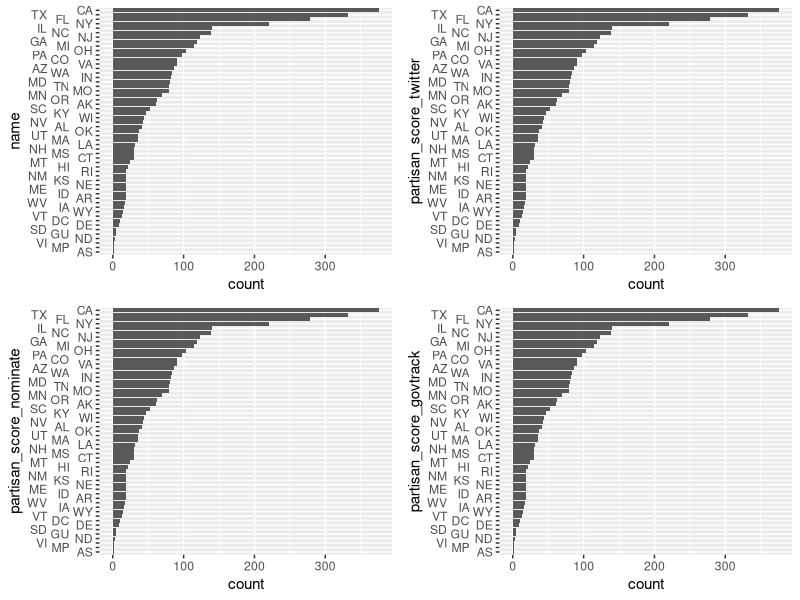
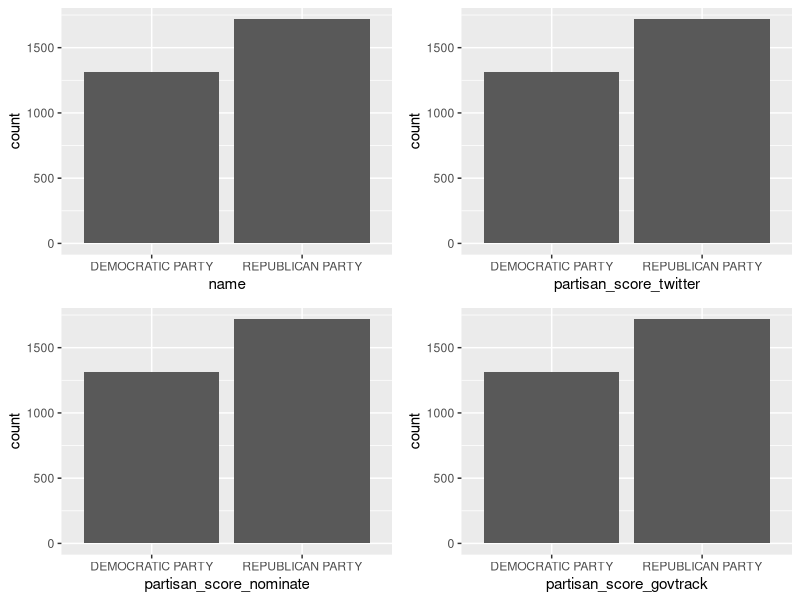

Reproduce these figures in R, in order. (Note: this script raises an error after producing the figures.)
## ---- chunk 1
library(tidyverse)
library(kableExtra)
library(cowplot)
## ---- chunk 2
candidates <- read_csv('data/candidates_partisanship.csv')
## ---- chunk 3
state_bar_plot <- function (data, filter_column) {
  data %>%
    mutate(dupe = duplicated(name)) %>%
    filter(!is.na(filter_column),
           dupe == FALSE) %>%
    group_by(state) %>% 
    summarise(count = n()) %>% 
    ggplot(aes(x = reorder(state, count), y = count)) +
    geom_bar(stat = 'identity') +
    scale_x_discrete(guide = guide_axis(n.dodge = 3)) +
    xlab(filter_column) +
    coord_flip()
}

state_plots <- lapply(c('name','partisan_score_twitter',
                        'partisan_score_nominate','partisan_score_govtrack'), 
                      state_bar_plot, data = candidates)

plot_grid(plotlist = state_plots, nrow = 2, ncol = 2)
## ---- chunk 4
party_bar_plot <- function (data, filter_column) {
  data %>%
    mutate(dupe = duplicated(name)) %>%
    filter(!is.na(filter_column), dupe == FALSE,
           party == 'DEMOCRATIC PARTY' | party == 'REPUBLICAN PARTY') %>%
    group_by(party) %>% 
    summarise(count = n()) %>% 
    ggplot(aes(x = reorder(party, count), y = count)) +
    geom_bar(stat = 'identity') +
    xlab(filter_column)
}

party_plots <- lapply(c('name','partisan_score_twitter',
                        'partisan_score_nominate','partisan_score_govtrack'), 
                      party_bar_plot, data = candidates)

plot_grid(plotlist = party_plots, nrow = 2, ncol = 2)
## ---- chunk 5
data <- partisanship %>%
  left_join(mutate(eff_gap, district = as.numeric(district)),
            by = c('state' = 'state_po', 'district' = 'district'))

data %>%
  ggplot(aes(x = avg_eff_gap, y = partisanship)) +
  geom_point() +
  geom_smooth() + 
  coord_trans(y = "exp")
